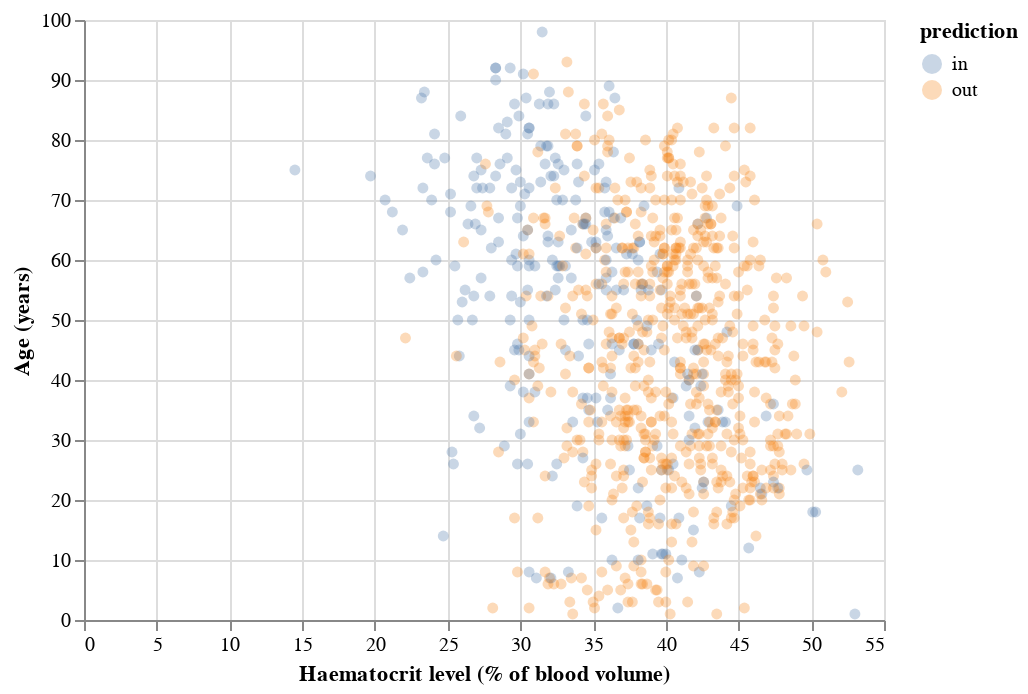

The cell this chart's notebook holds for it:
### Code cell
input_dropdown = alt.binding_select(options=["M", "F"], name="SEX")
sex_selection = alt.selection_single(fields=['SEX'],
                                     bind=input_dropdown)

age_vs_haematocrit = alt.Chart(patient_test_predict, width = 400, height = 300
                               ).mark_circle(opacity=0.3).encode(
                                   x = alt.Y("HAEMATOCRIT", title = "Haematocrit level (% of blood volume)"),
                                   y = alt.X("AGE", title = "Age (years)"),
                                   color = alt.condition(sex_selection, "prediction", alt.value('lightgray')),
                               ).add_selection(sex_selection)

age_vs_haematocrit

### Figure 1 — Vega-Lite specification as saved in the notebook (floating-point values rounded to 4 significant figures; data arrays with more than 128 entries replaced by an {"elided": "..."} marker saying what was removed)
{"config": {"view": {"continuousWidth": 300, "continuousHeight": 300}}, "data": {"name": "data-42a620fdad65e14dee2dbb0f6566e9e5"}, "mark": {"type": "circle", "opacity": 0.3}, "encoding": {"color": {"condition": {"param": "param_24", "field": "prediction"}, "value": "lightgray"}, "x": {"field": "HAEMATOCRIT", "title": "Haematocrit level (% of blood volume)", "type": "quantitative"}, "y": {"field": "AGE", "title": "Age (years)", "type": "quantitative"}}, "height": 300, "params": [{"name": "param_24", "select": {"type": "point", "fields": ["SEX"]}, "bind": {"input": "select", "options": ["M", "F"], "name": "SEX"}}], "width": 400, "$schema": "https://vega.github.io/schema/vega-lite/v5.16.3.json", "datasets": {"data-42a620fdad65e14dee2dbb0f6566e9e5": {"elided": "883 records"}}}
